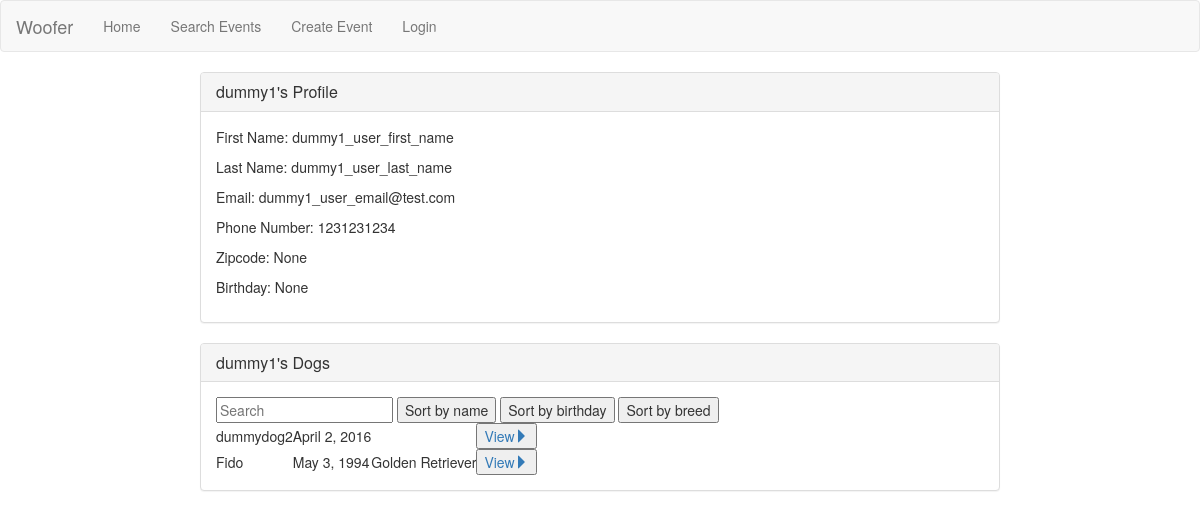
The app's page /view_user/2/, older data.
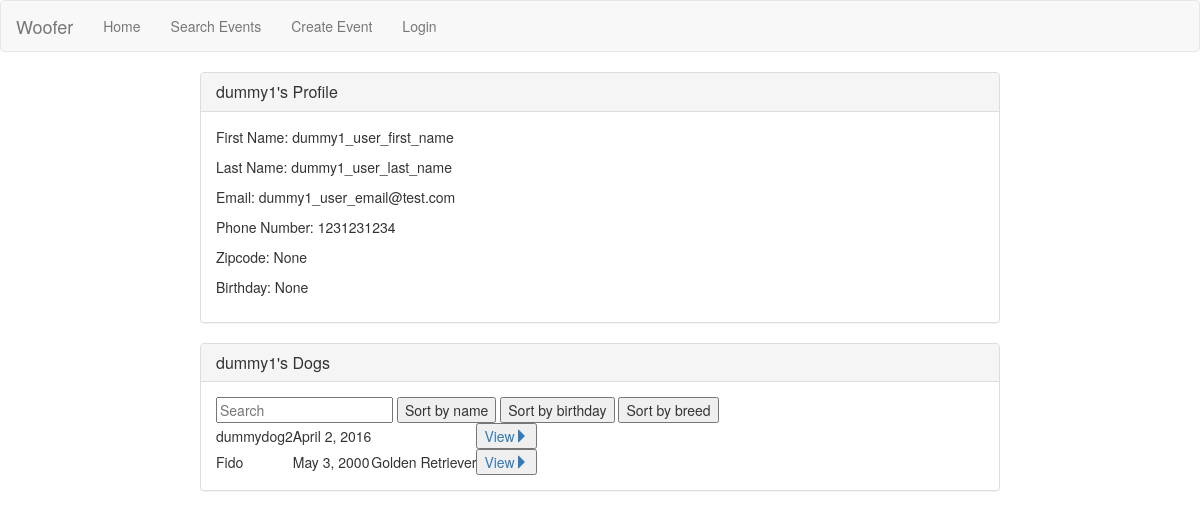
The same page, newer data.
### woofer/models.py (models this page shows, shortened)
class Dog(models.Model):
    id = models.AutoField(primary_key=True)
    name = models.CharField(max_length=100)
    owner = models.ForeignKey(User, on_delete=models.CASCADE)
    birthday = models.DateField(auto_now=False, auto_now_add=False, blank=True, null=True)
    weight = models.IntegerField(blank=True, null=True)
    breed = models.CharField(max_length=100, blank=True, null=True)
    potty_trained = models.BooleanField()
    bio = models.TextField(blank=True, null=True)
    LOW = 'LO'
    MEDIUM = 'MD'
    HIGH = 'HI'
    ACTIVITY_CHOICES = (
            (LOW, 'Not active'),
            (MEDIUM, 'Somewhat active'),
            (HIGH, 'Very active')
        )
    TEMPERAMENT_CHOICES = (
            (LOW, 'Prefers to be left alone'),
            (MEDIUM, 'Good with small groups'),
            (HIGH, 'Good with any size groups')
        )
    activity = models.CharField(max_length=2, choices=ACTIVITY_CHOICES)
    temperament_kids = models.CharField(max_length=2, choices=TEMPERAMENT_CHOICES)
    temperament_dogs = models.CharField(max_length=2, choices=TEMPERAMENT_CHOICES)
    temperament_strangers = models.CharField(max_length=2, choices=TEMPERAMENT_CHOICES)

### woofer/views/user_views.py (the view)
# urls.py: url(r'^view_user/(?P<userid>[0-9]+)/$', user_views.view_user, name='view-user'),
def view_user(request, userid):
    user_to_view = User.objects.get(id = userid)
    profile = Profile.objects.get(user = user_to_view)
    dogs = Dog.objects.all().filter(owner = user_to_view)
    return render(request, 'woofer/view_user.html',
    {
        'profile' : profile,
        'dogs' : dogs
    } )

### woofer/templates/woofer/view_user.html (shortened to what this page needs)
{% extends 'woofer/pageframe.html' %}
{% block content %}
<div class="panel panel-default">
  <div class="panel-heading">
    <h3 class="panel-title">{{ profile.user.username }}'s Profile</h3>
  </div>
  <div class="panel-body">
    <p>First Name: {{ profile.user.first_name }}</p>
    <p>Last Name: {{ profile.user.last_name }}</p>
    <p>Email: {{ profile.user.email }}</p>
    <p>Phone Number: {{ profile.phone_number }}</p>
    <p>Zipcode: {{ profile.zipcode }}</p>
    <p>Birthday: {{ profile.birthday }}</p>
  </div>
</div>
<div class="panel panel-default">
  <div class="panel-heading">
    <h3 class="panel-title">{{ profile.user.username }}'s Dogs</h3>
  </div>
  <div class="panel-body">
      <div id="dogs">
        <input class="search" placeholder="Search" />
        <button class="sort" data-sort="name">Sort by name</button>
        <button class="sort" data-sort="birthday">Sort by birthday</button>
        <button class="sort" data-sort="breed">Sort by breed</button>
      <table>
        <tbody class="list">
          {% for dog in dogs %}
            <tr>
              <td class="name">{{ dog.name }}</td>
              <td class="birthday">{{ dog.birthday }}</td>
              <td class="breed">{{ dog.breed }}</td>
              <td><a href="{% url 'view-dog' dog.id %}" ><button class="">View<span class="glyphicon glyphicon-triangle-right" aria-hidden="true"></span></button></a></td>
            </tr>
          {% endfor %}
        </tbody>
      </table>
  </div>
</div>
{% endblock %}

Row changes from the older to the newer data that the page shows:
changed Dog "Fido": birthday "May 3, 1994" → "May 3, 2000"
